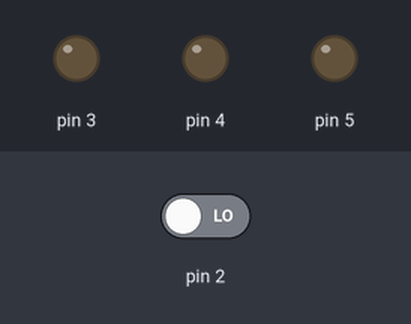
This sketch was run on a simulated Arduino Uno, built with avr-gcc and run on an emulated ATmega328P. Shown: output pins drawn as LEDs (lit = HIGH). Dashed ring = blinking. The test bench sets the inputs (shaded band); at power-on: pin 2 LOW.

Above: at 1.2 s.
1.3 s: pin 2 driven HIGH
At 1.45 s:
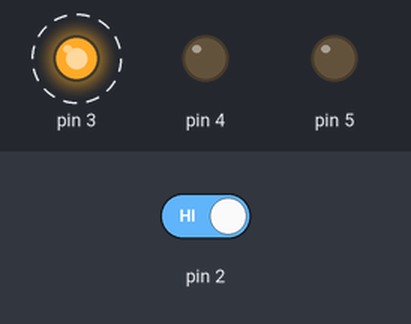
At 4.2 s:
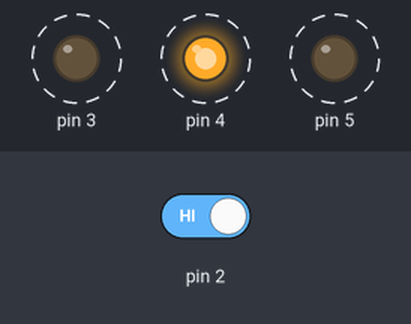
4.3 s: pin 2 driven LOW
At 5.1 s:
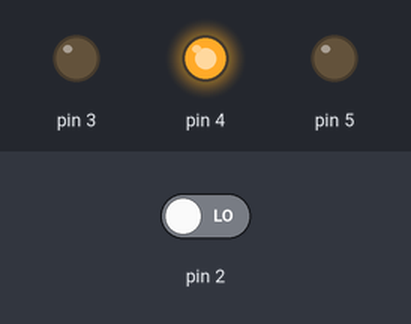
Timing chart, 0 to 7.3 s (numbered marks = the images above; inputs shaded):
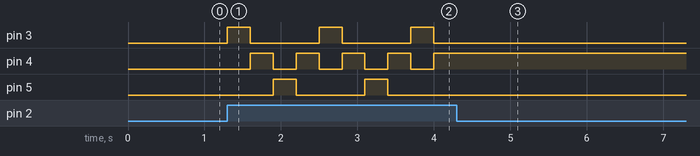

The sketch:

space.ino
```cpp
int switchState = 0;

int i = 0;

void setup(){
  pinMode(2,INPUT);
  pinMode(3,OUTPUT);
  pinMode(4,OUTPUT);
  pinMode(5,OUTPUT);

}

void loop(){
  if (digitalRead(2)){
    //Red -> Yellow -> Green -> Yellow (repeat when pressed)
    if (i == 0){
      digitalWrite(3, HIGH);
      digitalWrite(4, LOW);
      digitalWrite(5, LOW);
    }
    else if (i == 1 || i == 3){
      digitalWrite(3, LOW);
      digitalWrite(4, HIGH);
      digitalWrite(5, LOW);
    }
    else if (i == 2){
      digitalWrite(3, LOW);
      digitalWrite(4, LOW);
      digitalWrite(5, HIGH);
    }
    i++;
    if (i == 4){
      i = 0;
    }
    delay(300);
  }
  else {
    delay(50);
  }

}
```

Measured:
- after the input at 1.3 s, pin 3: alternates HIGH for 0.30 s and LOW for 0.90 s, starting at once; pin 4: alternates HIGH for 0.30 s and LOW for 0.30 s, starting after 0.30 s; pin 5: alternates HIGH for 0.30 s and LOW for 0.90 s, starting after 0.60 s
- after the input at 4.3 s, pin 3, pin 5: stops changing and stays LOW; pin 4: stops changing and stays HIGH
